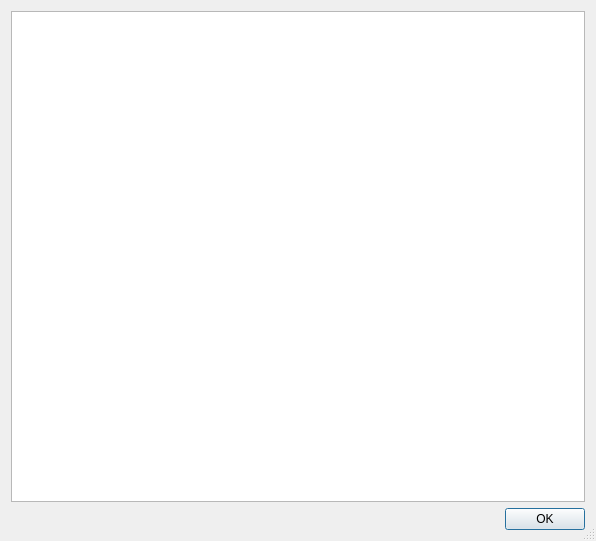
<ui version="4.0" >
 <class>IconsPreviewDialog</class>
 <widget class="QDialog" name="IconsPreviewDialog" >
  <property name="geometry" >
   <rect>
    <x>0</x>
    <y>0</y>
    <width>596</width>
    <height>541</height>
   </rect>
  </property>
  <property name="windowTitle" >
   <string>Icons Preview</string>
  </property>
  <property name="sizeGripEnabled" >
   <bool>true</bool>
  </property>
  <layout class="QVBoxLayout" >
   <item>
    <widget class="QListWidget" name="iconView" >
     <property name="movement" >
      <enum>QListView::Free</enum>
     </property>
     <property name="flow" >
      <enum>QListView::LeftToRight</enum>
     </property>
     <property name="gridSize" >
      <size>
       <width>100</width>
       <height>50</height>
      </size>
     </property>
     <property name="viewMode" >
      <enum>QListView::IconMode</enum>
     </property>
    </widget>
   </item>
   <item>
    <widget class="QDialogButtonBox" name="buttonBox" >
     <property name="orientation" >
      <enum>Qt::Horizontal</enum>
     </property>
     <property name="standardButtons" >
      <set>QDialogButtonBox::Ok</set>
     </property>
    </widget>
   </item>
  </layout>
 </widget>
 <tabstops>
  <tabstop>iconView</tabstop>
 </tabstops>
 <resources/>
 <connections>
  <connection>
   <sender>buttonBox</sender>
   <signal>accepted()</signal>
   <receiver>IconsPreviewDialog</receiver>
   <slot>accept()</slot>
   <hints>
    <hint type="sourcelabel" >
     <x>155</x>
     <y>519</y>
    </hint>
    <hint type="destinationlabel" >
     <x>161</x>
     <y>538</y>
    </hint>
   </hints>
  </connection>
 </connections>
</ui>
